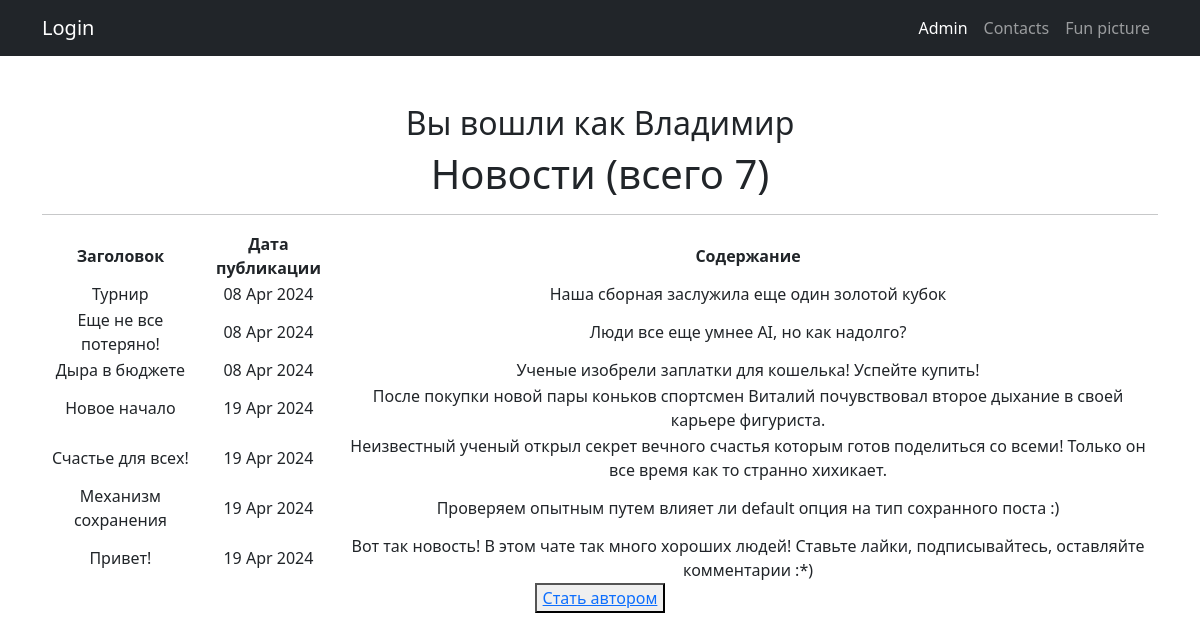
The app's page /news/ (signed in) with its own data.
### news/models.py (models this page shows, shortened)
class Post(models.Model):
    article = 'AR'
    news = 'NE'
    POSITIONS = [
        (article, 'Статья'),
        (news, 'Новости'),
    ]
    author = models.ForeignKey(Author, on_delete=models.CASCADE)
    news_type = models.CharField(max_length=2, choices=POSITIONS, default=article)
    post_time = models.DateTimeField(auto_now_add=True)
    title = models.CharField(max_length=255)
    text = models.TextField()
    rating = models.IntegerField(default=0)
    category = models.ManyToManyField(Category, through='PostCategory')

### news/views.py (the view)
# urls.py: path('', NewsList.as_view(), name='news_list'),
class NewsList(ListView):
    model = Post
    ordering = 'post_time'
    template_name = 'allnews.html'
    context_object_name = 'allnews'
    paginate_by = 10
    def get_context_data(self, **kwargs):
        context = super().get_context_data(**kwargs)
        context['is_not_author'] = not self.request.user.groups.filter(name='authors').exists()
        return context

### templates/allnews.html (shortened to what this page needs)
{% extends 'flatpages/default.html' %}
{% load custom_filters %}
{% load custom_tags %}
{% block content %}
<h2>Вы вошли как {{ request.user.username }}</h2>
    <h1>Новости (всего {{ allnews|length }})</h1>
    <hr>
{% if allnews %}
    <table>
        <tr>
            <td><b>Заголовок</b></td>
            <td><b>Дата публикации</b></td>
            <td><b>Содержание</b></td>
        </tr>
        {% for news in allnews %}
        <tr>
            <td>{{ news.title|censor }}</td>
            <td>{{ news.post_time|date:"d M Y" }}</td>
            <td>{{ news.text|truncatewords:20|censor }}</td>
        </tr>
        {% endfor %}
    </table>
{% else %}
    <h2>Новостей нет!</h2>
{% endif %}
{% if is_not_author %}
    <button><a href="/news/upgrade/">Стать автором</a></button>
{% endif %}
{% endblock content %}

### records on screen
Post: title|censor "Турнир", post_time "08 Apr 2024", text|censor "Наша сборная заслужила еще один золотой кубок"
Post: title|censor "Еще не все потеряно!", post_time "08 Apr 2024", text|censor "Люди все еще умнее AI, но как надолго?"
Post: title|censor "Дыра в бюджете", post_time "08 Apr 2024", text|censor "Ученые изобрели заплатки для кошелька! Успейте купить!"
Post: title|censor "Новое начало", post_time "19 Apr 2024", text|censor "После покупки новой пары коньков спортсмен Виталий почувствовал второе дыхание в своей карьере фигуриста."
Post: title|censor "Счастье для всех!", post_time "19 Apr 2024", text|censor "Неизвестный ученый открыл секрет вечного счастья которым готов поделиться со всеми! Только он все время как то странно хихикает."
Post: title|censor "Механизм сохранения", post_time "19 Apr 2024", text|censor "Проверяем опытным путем влияет ли default опция на тип сохранного поста :)"
Post: title|censor "Привет!", post_time "19 Apr 2024", text|censor "Вот так новость! В этом чате так много хороших людей! Ставьте лайки, подписывайтесь, оставляйте комментарии :*)"

### other values on screen
{{ request.user.username }} "Владимир"
{{ allnews|length }} "7"
